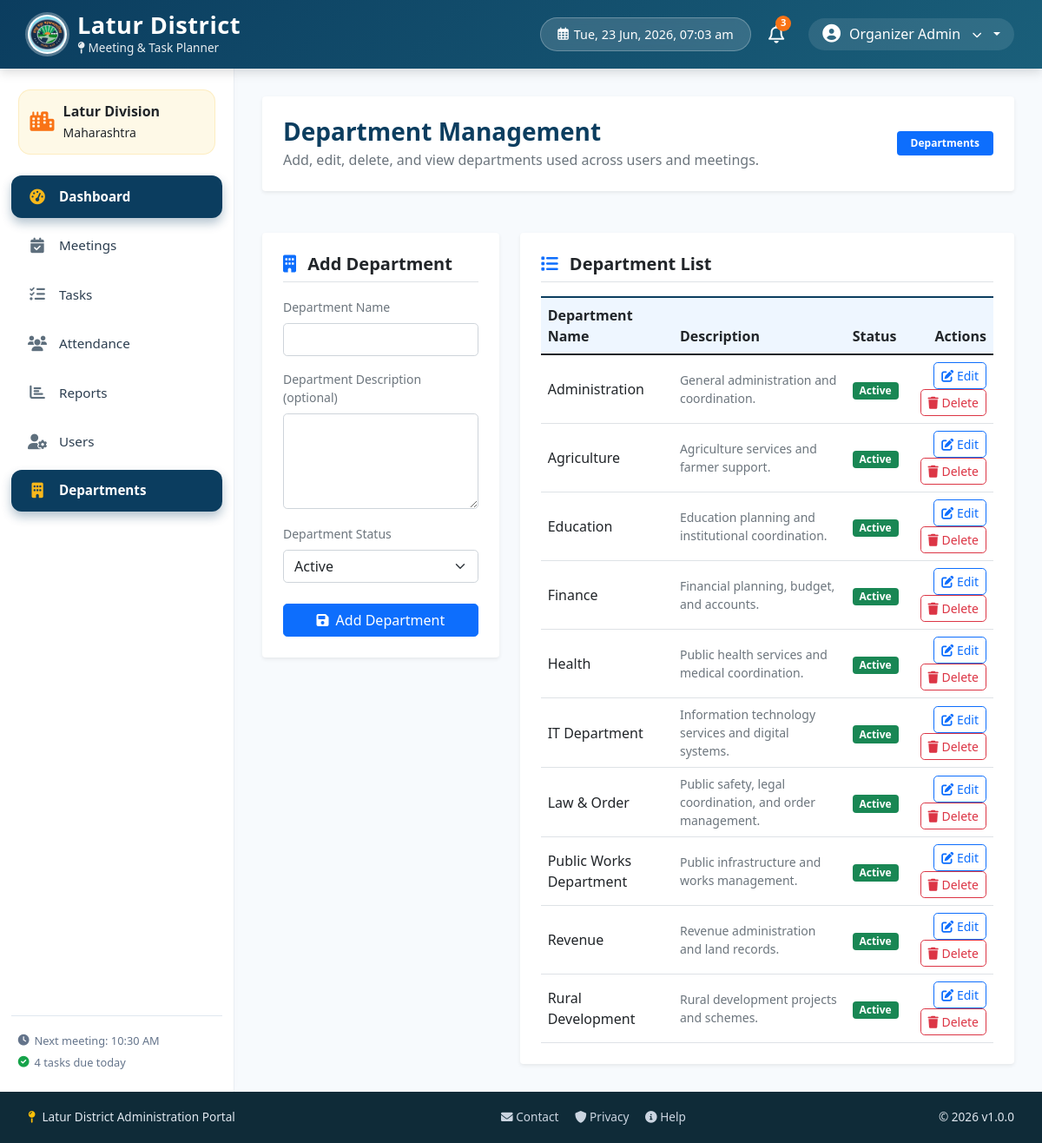
The app's page /modules/departments/index.php (signed in) with its own data.
### tables this page shows
CREATE TABLE IF NOT EXISTS departments (
  id INT AUTO_INCREMENT PRIMARY KEY,
  name VARCHAR(100) NOT NULL UNIQUE,
  description TEXT NULL,
  is_active ENUM('Yes','No') NOT NULL DEFAULT 'Yes',
  created_at TIMESTAMP DEFAULT CURRENT_TIMESTAMP
);

### modules/departments/index.php (the view, shortened to what this page needs)
<?php
$conn = getDBConnection();
$editDepartment = null;
$old = $_SESSION['department_old'] ?? [];
$formData = [
    'department_id' => $editDepartment['id'] ?? ($old['department_id'] ?? 0),
    'name' => $editDepartment['name'] ?? ($old['name'] ?? ''),
    'description' => $editDepartment['description'] ?? ($old['description'] ?? ''),
    'status' => $editDepartment['is_active'] ?? ($old['status'] ?? 'Yes')
];
$result = $conn->query("SELECT id, name, description, is_active, created_at FROM departments ORDER BY name ASC");
$departments = $result ? $result->fetch_all(MYSQLI_ASSOC) : [];
include_once '../../includes/header.php';
?>
<div class="row g-4">
    <div class="col-12">
        <div class="card p-4 border-0 mb-4 shadow-sm bg-white">
            <div class="d-flex justify-content-between align-items-center flex-wrap gap-2">
                <div>
                    <h3 class="fw-bold mb-1" style="color: #0b3d5f;">Department Management</h3>
                    <p class="text-muted mb-0">Add, edit, delete, and view departments used across users and meetings.</p>
                </div>
                <span class="badge bg-primary px-3 py-2">Departments</span>
            </div>
        </div>
    </div>
    <div class="col-lg-4">
        <div class="card border-0 shadow-sm bg-white p-4">
            <h5 class="fw-bold text-gov-blue mb-3 border-bottom pb-2">
                <i class="fas fa-building text-primary me-2"></i>
                <?php echo $editDepartment ? 'Edit Department' : 'Add Department'; ?>
            </h5>
            <form action="../../controllers/DepartmentController.php" method="POST">
                <div class="mb-3">
                    <label class="form-label small fw-semibold text-secondary">Department Name</label>
                    <input type="text" name="name" class="form-control rounded-3" value="<?php echo htmlspecialchars($formData['name']); ?>" required minlength="2" maxlength="100">
                </div>
                <div class="mb-3">
                    <label class="form-label small fw-semibold text-secondary">Department Description <span class="text-muted">(optional)</span></label>
                    <textarea name="description" class="form-control rounded-3" rows="4" maxlength="1000"><?php echo htmlspecialchars($formData['description'] ?? ''); ?></textarea>
                </div>
                <div class="mb-4">
                    <label class="form-label small fw-semibold text-secondary">Department Status</label>
                    <select name="status" class="form-select rounded-3" required>
                        <option value="Yes" <?php echo $formData['status'] === 'Yes' ? 'selected' : ''; ?>>Active</option>
                    </select>
                </div>
                <div class="d-flex gap-2">
                    <button type="submit" class="btn btn-primary rounded-3 flex-grow-1" >
                        <i class="fas fa-save me-1"></i> <?php echo $editDepartment ? 'Update' : 'Add'; ?> Department
                    </button>
                </div>
            </form>
        </div>
    </div>
    <div class="col-lg-8">
        <div class="card border-0 shadow-sm bg-white p-4">
            <h5 class="fw-bold text-gov-blue mb-3 border-bottom pb-2">
                <i class="fas fa-list text-primary me-2"></i> Department List
            </h5>
            <div class="table-responsive">
                <table class="table table-hover align-middle mb-0">
                    <thead style="background:#eef6ff; border-top: 2px solid #0b3d5f;">
                        <tr>
                            <th>Department Name</th>
                            <th>Description</th>
                            <th>Status</th>
                            <th class="text-end">Actions</th>
                        </tr>
                    </thead>
                    <tbody>
                        <?php if (empty($departments)): ?>
                            <tr>
                                <td colspan="4" class="text-center py-4 text-muted">No departments found.</td>
                            </tr>
                        <?php else: ?>
                            <?php foreach ($departments as $department): ?>
                                <tr>
                                    <td class="fw-semibold text-dark"><?php echo htmlspecialchars($department['name']); ?></td>
                                    <td class="text-muted small">
                                        <?php echo htmlspecialchars($department['description'] ?: 'No description'); ?>
                                    </td>
                                    <td>
                                        <?php if ($department['is_active'] === 'Yes'): ?>
                                            <span class="badge bg-success">Active</span>
                                        <?php else: ?>
                                            <span class="badge bg-secondary">Inactive</span>
                                        <?php endif; ?>
                                    </td>
                                    <td class="text-end">
                                        <a href="index.php?edit=<?php echo (int)$department['id']; ?>" class="btn btn-sm btn-outline-primary rounded-3">
                                            <i class="fas fa-edit"></i> Edit
                                        </a>
                                        <form action="../../controllers/DepartmentController.php" method="POST" class="d-inline" onsubmit="return confirm('Delete this department? Existing users and meetings will keep their current department text.');">
                                            <button type="submit" class="btn btn-sm btn-outline-danger rounded-3">
                                                <i class="fas fa-trash"></i> Delete
                                            </button>
                                        </form>
                                    </td>
                                </tr>
                            <?php endforeach; ?>
                        <?php endif; ?>
                    </tbody>
                </table>
            </div>
        </div>
    </div>
</div>
<?php
include_once '../../includes/footer.php';
?>

### records on screen
departments: name "Administration", description "General administration and coordination.", is_active "Active"
departments: name "Agriculture", description "Agriculture services and farmer support.", is_active "Active"
departments: name "Education", description "Education planning and institutional coordination.", is_active "Active"
departments: name "Finance", description "Financial planning, budget, and accounts.", is_active "Active"
departments: name "Health", description "Public health services and medical coordination.", is_active "Active"
departments: name "IT Department", description "Information technology services and digital systems.", is_active "Active"
departments: name "Law & Order", description "Public safety, legal coordination, and order management.", is_active "Active"
departments: name "Public Works Department", description "Public infrastructure and works management.", is_active "Active"
departments: name "Revenue", description "Revenue administration and land records.", is_active "Active"
departments: name "Rural Development", description "Rural development projects and schemes.", is_active "Active"

### other values on screen
$userName "Organizer Admin"
